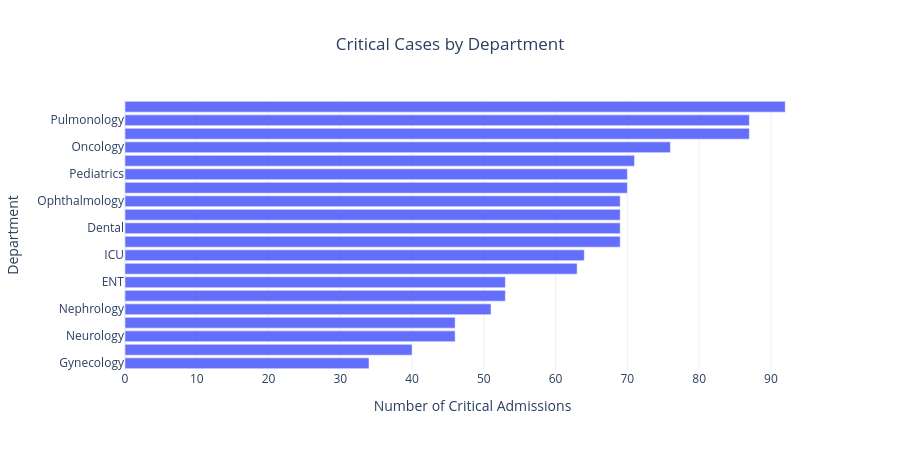

The code cell stored with this chart in its notebook:
### Code cell
fig4 = px.bar(
    critical_by_dept.sort_values(ascending=True),
    orientation="h",
    title="Critical Cases by Department",
)
fig4.update_layout(
    title_x=0.5,
    xaxis_title="Number of Critical Admissions",
    yaxis_title="Department",
    template="plotly_white",
    height=450,
    showlegend=False
)
fig4.show()

### Figure 1 — Plotly figure (JSON) as saved in the notebook; plotly's stock layout.template omitted (floating-point values rounded to 4 significant figures)
{"data": [{"hovertemplate": "variable=Admission_ID<br>value=%{x}<br>department_name=%{y}<extra></extra>", "legendgroup": "Admission_ID", "marker": {"color": "#636efa", "pattern": {"shape": ""}}, "name": "Admission_ID", "orientation": "h", "showlegend": true, "textposition": "auto", "type": "bar", "x": [34, 40, 46, 46, 51, 53, 53, 63, 64, 69, 69, 69, 69, 70, 70, 71, 76, 87, 87, 92], "xaxis": "x", "y": ["Gynecology", "General Surgery", "Neurology", "Urology", "Nephrology", "Dermatology", "ENT", "Gastroenterology", "ICU", "Cardiology", "Dental", "Radiology", "Ophthalmology", "Endocrinology", "Pediatrics", "Psychiatry", "Oncology", "Emergency", "Pulmonology", "Orthopedics"], "yaxis": "y"}], "layout": {"barmode": "relative", "height": 450, "legend": {"title": {"text": "variable"}, "tracegroupgap": 0}, "showlegend": false, "title": {"text": "Critical Cases by Department", "x": 0.5}, "xaxis": {"anchor": "y", "domain": [0, 1], "title": {"text": "Number of Critical Admissions"}}, "yaxis": {"anchor": "x", "domain": [0, 1], "title": {"text": "Department"}}}}
